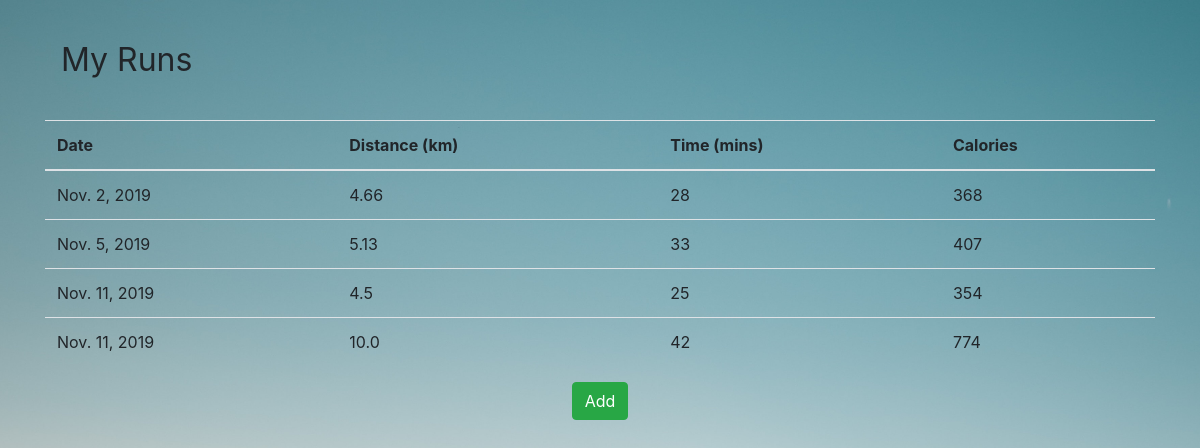
Before: / with the older database file.
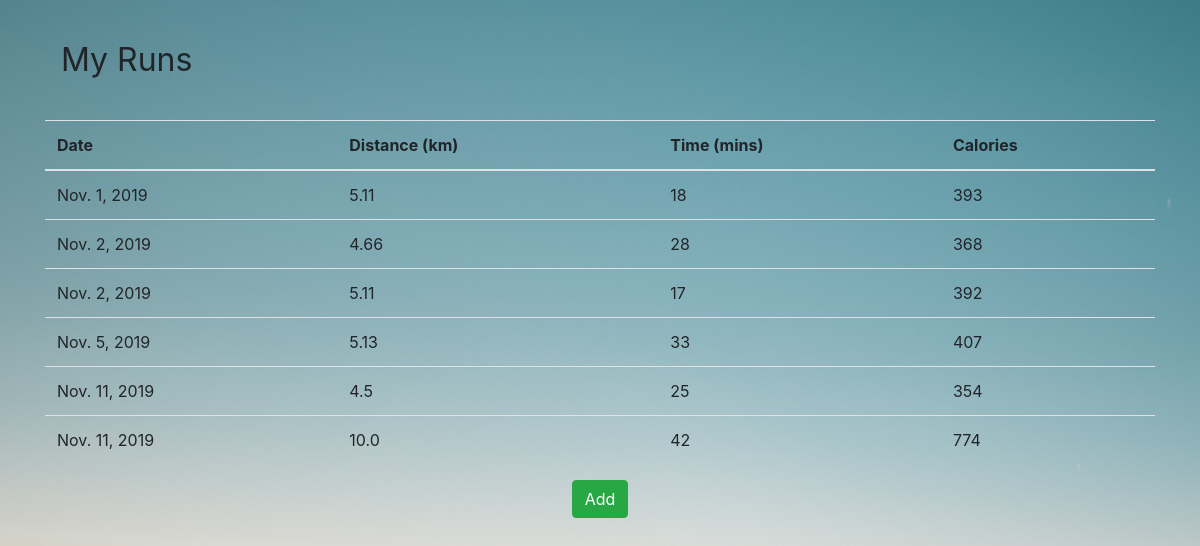
After: the same page with the newer database file.
### thejoglog/models.py (models this page shows)
class Log(models.Model):
    date = models.DateField()
    distance = models.FloatField()
    time = models.IntegerField()
    weight = models.FloatField()

### thejoglog/views.py (the view)
# urls.py: url(r'^$', views.home, name='home'),
def home(request):
    logs = Log.objects.all().order_by('date')
    return render(request, 'home.html', {'logs': logs})

### thejoglog/templatetags/calculations.py (called while the page is built)
def calculate_kph(distance, time):
    time_in_hours = time / 60
    return distance / time_in_hours

def calculate_vo2(distance, time):
    kph = calculate_kph(distance, time)
    return 2.209 + 3.1633 * kph

@register.simple_tag
def calculate_total_calories(distance, time, weight):
    vo2 = calculate_vo2(distance, time)
    kcal_per_minute = 4.86 * weight * vo2 / 1000
    return kcal_per_minute * time

### templates/home.html (shortened to what this page needs)
{% load calculations %}
{% load static %}
<!DOCTYPE html>
<html style="background: url({% static 'images/background.jpg' %}) no-repeat center center fixed; background-size: cover;">
  <head>
    <link rel="stylesheet" href="{% static 'css/bootstrap.min.css' %}">
  </head>
  <body style="background-color: transparent !important">
    <div class="container">
      <ol class="breadcrumb my-4" style="background-color: transparent;">
        <a style="color: inherit; text-decoration: none;" href="/">
          <li style="font-size: xx-large;">My Runs</li>
        </a>
      </ol>
      <table class="table">
        <thead class="thead-inverse">
        <tr>
          <th>Date</th>
          <th>Distance (km)</th>
          <th>Time (mins)</th>
          <th>Calories</th>
        </tr>
      </thead>
      <tbody>
        {% for log in logs %}
          <tr>
              <td class="align-middle">{{ log.date }}</td>
              <td class="align-middle">{{ log.distance }}</td>
              <td class="align-middle">{{ log.time }}</td>
              {% calculate_total_calories log.distance log.time log.weight as calories %}
              <td class="align-middle">{{ calories|floatformat:"0" }}</td>
          </tr>
        {% endfor %}
      </tbody>
    </table>
      <div style="text-align:center;">
        <button type="button" onclick="document.location.href='/logs/new'" class="btn btn-success">Add</button>
      </div>
    </div>
  </body>
</html>

Changed rows visible on the page:
added Log: date "Nov. 1, 2019", distance "5.11", time "18", calories "393"
added Log: date "Nov. 2, 2019", distance "5.11", time "17", calories "392"
